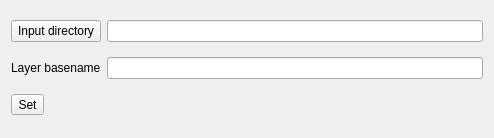
<?xml version="1.0" encoding="UTF-8"?>
<ui version="4.0">
 <class>LoadParam</class>
 <widget class="QWidget" name="LoadParam">
  <property name="geometry">
   <rect>
    <x>0</x>
    <y>0</y>
    <width>494</width>
    <height>138</height>
   </rect>
  </property>
  <property name="windowTitle">
   <string>Form</string>
  </property>
  <layout class="QHBoxLayout" name="horizontalLayout">
   <item>
    <layout class="QGridLayout" name="gridLayout">
     <item row="1" column="1">
      <widget class="QLineEdit" name="basename"/>
     </item>
     <item row="0" column="0">
      <widget class="QPushButton" name="selectDir">
       <property name="text">
        <string>Input directory</string>
       </property>
      </widget>
     </item>
     <item row="0" column="1">
      <widget class="QLineEdit" name="directory"/>
     </item>
     <item row="1" column="0">
      <widget class="QLabel" name="label">
       <property name="text">
        <string>Layer basename</string>
       </property>
      </widget>
     </item>
     <item row="2" column="0">
      <widget class="QToolButton" name="setParam">
       <property name="text">
        <string>Set</string>
       </property>
      </widget>
     </item>
    </layout>
   </item>
  </layout>
 </widget>
 <resources/>
 <connections/>
</ui>
